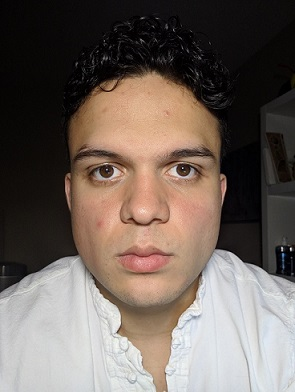
%> input picture 5) Mask-Based image processing/Questions/Pictures/myimage.jpg, 295 x 392 px
$ octave Basescript.m   (GNU Octave 9; MATLAB toolbox functions it lacks are replaced by stand-ins)
%> lines starting %> are read from the running program, lines starting %| are printed output that depends on the picture
%> further down, I is the input picture: size 392x295x3 uint8; mean R, G, B 111.7, 99.7, 92.4
### 5) Mask-Based image processing/Questions/Functions/pad_mat.m
function padded_mat = pad_mat(mat,rows_padded, cols_padded)
%> called with rows_padded = 1, cols_padded = 1
%Pads inputted matrix with 0's around it.
padded_mat = padarray(mat,[rows_padded cols_padded],0);
end

### 5) Mask-Based image processing/Questions/Functions/Sobel_mask.m
function [final_val, enhanced_sobel] = Sobel_mask(Grayscaled, padded_image,Scalar_Factor)
%> called with Scalar_Factor = 1

[rows, cols] = size(Grayscaled);
%> rows = 392; cols = 295
final_val = zeros(size(Grayscaled));

%% Sobel Mask
for i = 2:(rows-1)
    for j = 2:(cols-1)
        final_val(i,j) = Scalar_Factor*(padded_image(i-1,j) - 2*padded_image(i,j) + padded_image(i,j+1));
    end
end
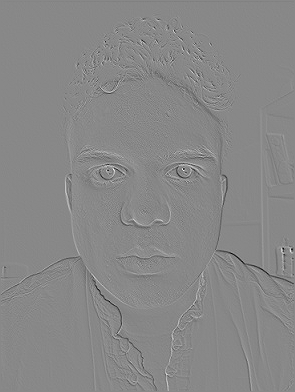
%> final_val: size 392x295 double; min -1.09, max 0.953, mean -0.00179; drawn with min black and max white

enhanced_sobel = Grayscaled - final_val;
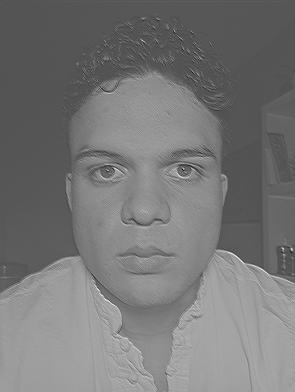
%> enhanced_sobel: size 392x295 double; min -0.894, max 1.88, mean 0.405; drawn with min black and max white
rescale(enhanced_sobel);

end

### 5) Mask-Based image processing/Questions/Functions/Laplacian_mask.m
function [final_val, enhanced_laplacian] = Laplacian_mask(Grayscaled, padded_image, Scalar_Factor)
%> called with Scalar_Factor = 1

[rows, cols] = size(Grayscaled);
final_val = zeros(size(Grayscaled));

for i = 2:(rows-1)
    for j = 2:(cols-1)
        final_val(i,j) = Scalar_Factor*(padded_image(i-1,j) - 4*padded_image(i,j) + padded_image(i,j+1)...
            + padded_image(i+1,j) + padded_image(i,j-1));
    end
end
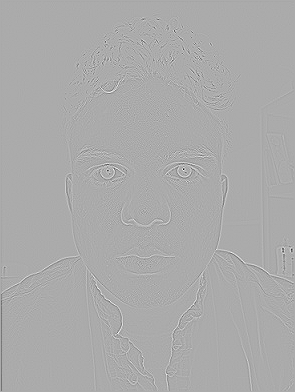
%> final_val: size 392x295 double; min -2.45, max 1.2, mean -0.000892; drawn with min black and max white

enhanced_laplacian = Grayscaled - final_val;
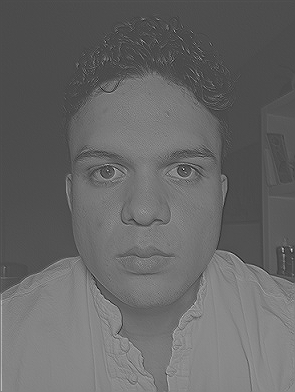
%> enhanced_laplacian: size 392x295 double; min -1.03, max 2.52, mean 0.404; drawn with min black and max white
rescale(enhanced_laplacian);
end

### 5) Mask-Based image processing/Questions/Functions/Composite_mask.m
function [final_val, enhanced_composite] = Composite_mask(Grayscaled, padded_image, Scalar_Factor)
%> called with Scalar_Factor = 0.25

[rows, cols] = size(Grayscaled);
final_val = zeros(size(Grayscaled));

for i = 2:(rows-1)
    for j = 2:(cols-1)
        final_val(i,j) = Scalar_Factor*(padded_image(i-1,j) - 8*padded_image(i,j) + padded_image(i,j+1)...
            + padded_image(i+1,j) + padded_image(i,j-1) + padded_image(i+1,j+1) +...
            padded_image(i-1, j+1) + padded_image(i-1,j-1) + padded_image(i+1,j-1));
    end
end

enhanced_composite = Grayscaled - final_val;
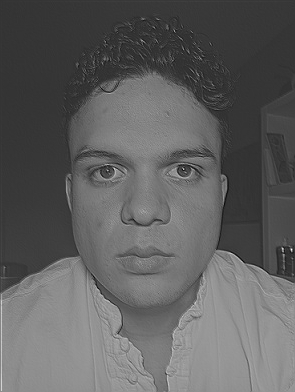
%> enhanced_composite: size 392x295 double; min -0.448, max 1.82, mean 0.404; drawn with min black and max white
rescale(enhanced_composite);
end

### 5) Mask-Based image processing/Basescript.m
%Code to add path
clear all;
close all
clc;
addpath('./Questions/Pictures/')
addpath('./Questions/Functions/')

I = imread('./Questions/Pictures/myimage.jpg');

%Used to grayscale image
Grayscaled = rgb2gray(I);
Grayscaled = mat2gray(Grayscaled);

%Pads image
padded_image = pad_mat(Grayscaled,1,1);

%% Sobel Mask
sobel_const = 1;
[final_val, enhanced_sobel] = Sobel_mask(Grayscaled, padded_image,sobel_const);
% Plot Original
figure
subplot (1,3,1)
set(gcf, 'Position', get(0, 'Screensize'));
imshow(padded_image);
title('Original Image');

%Plot Sobel Mask
subplot(1,3,2);
imshow(final_val);
title('Edges found with Sobel mask');

%Plot enhanced image
subplot (1,3,3);
imshow(enhanced_sobel)
title('Enhanced image by subtracting Sobel mask edges from original image');

%% Laplacian Mask
laplacian_const = 1;
[final_val, enhanced_laplacian] = Laplacian_mask(Grayscaled, padded_image,laplacian_const);

% Plot Original
figure
subplot (1,3,1)
set(gcf, 'Position', get(0, 'Screensize'));
imshow(padded_image);
title('Original Image');

% Plot Laplacian Mask
subplot (1,3,2)
imshow(final_val);
title('Edges found with Laplacian mask');

% Plot enhanced image by laplacian mask
subplot (1,3,3)
imshow(enhanced_laplacian)
title('Enhanced image by subtracting Laplacian mask edges from original image');

%% Composite Mask
composite_const=0.25;
[final_val, enhanced_composite] = Composite_mask(Grayscaled, padded_image,composite_const);

% Plot Original
figure
subplot (1,3,1)
set(gcf, 'Position', get(0, 'Screensize'));
imshow(padded_image);
title('Original Image');

% Plot Laplacian Mask
subplot (1,3,2)
imshow(final_val);
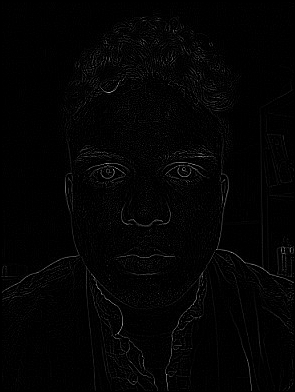
%> displayed picture: size 392x295, on the screen's scale of 0 to 255; min 0, max 177, mean 3.5
title('Edges found with Composite mask');

% Plot enhanced image by laplacian mask
subplot (1,3,3)
imshow(enhanced_composite)
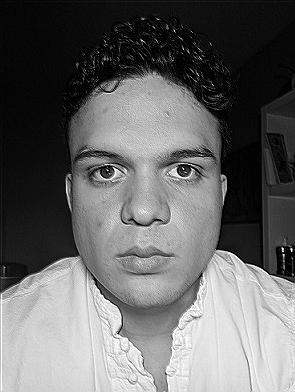
%> displayed picture: size 392x295, on the screen's scale of 0 to 255; min 0, max 255, mean 103.3
title('Enhanced image by subtracting Composite mask edges from original image');

% [4 lines of commented-out code are left out]
